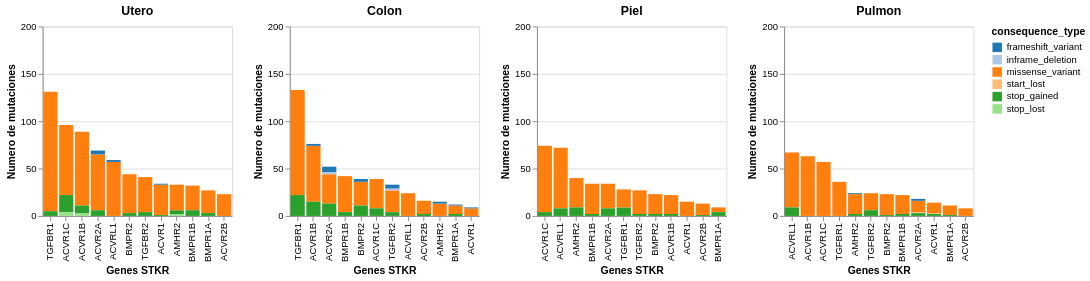

This figure's notebook cell:
### Code cell
# Mostrar gráficos del Grupo 1
mostrar_graficos_grupo('Grupo 1')

### Figure 1 — Vega-Lite specification as saved in the notebook (floating-point values rounded to 4 significant figures; data arrays with more than 128 entries replaced by an {"elided": "..."} marker saying what was removed)
{"config": {"view": {"continuousWidth": 300, "continuousHeight": 300}}, "hconcat": [{"data": {"name": "data-537a5d634930a39fc1b8558572671de2"}, "mark": {"type": "bar"}, "encoding": {"color": {"field": "consequence_type", "scale": {"scheme": "category20"}, "type": "nominal"}, "x": {"field": "TK_Name", "sort": "-y", "title": "Genes STKR", "type": "nominal"}, "y": {"aggregate": "count", "field": "aa_mutation", "scale": {"domain": [0, 200]}, "title": "Numero de mutaciones", "type": "quantitative"}}, "height": 200, "title": "Utero", "width": 200}, {"data": {"name": "data-942490a0ed360cab83789b8d5d1a9a8f"}, "mark": {"type": "bar"}, "encoding": {"color": {"field": "consequence_type", "scale": {"scheme": "category20"}, "type": "nominal"}, "x": {"field": "TK_Name", "sort": "-y", "title": "Genes STKR", "type": "nominal"}, "y": {"aggregate": "count", "field": "aa_mutation", "scale": {"domain": [0, 200]}, "title": "Numero de mutaciones", "type": "quantitative"}}, "height": 200, "title": "Colon", "width": 200}, {"data": {"name": "data-5e6102ba10f9431727d57f2198397135"}, "mark": {"type": "bar"}, "encoding": {"color": {"field": "consequence_type", "scale": {"scheme": "category20"}, "type": "nominal"}, "x": {"field": "TK_Name", "sort": "-y", "title": "Genes STKR", "type": "nominal"}, "y": {"aggregate": "count", "field": "aa_mutation", "scale": {"domain": [0, 200]}, "title": "Numero de mutaciones", "type": "quantitative"}}, "height": 200, "title": "Piel", "width": 200}, {"data": {"name": "data-9a7d7a80f7bdaac42d5bc9eb35389a53"}, "mark": {"type": "bar"}, "encoding": {"color": {"field": "consequence_type", "scale": {"scheme": "category20"}, "type": "nominal"}, "x": {"field": "TK_Name", "sort": "-y", "title": "Genes STKR", "type": "nominal"}, "y": {"aggregate": "count", "field": "aa_mutation", "scale": {"domain": [0, 200]}, "title": "Numero de mutaciones", "type": "quantitative"}}, "height": 200, "title": "Pulmon", "width": 200}], "$schema": "https://vega.github.io/schema/vega-lite/v5.8.0.json", "datasets": {"data-537a5d634930a39fc1b8558572671de2": {"elided": "678 records"}, "data-942490a0ed360cab83789b8d5d1a9a8f": {"elided": "490 records"}, "data-5e6102ba10f9431727d57f2198397135": {"elided": "391 records"}, "data-9a7d7a80f7bdaac42d5bc9eb35389a53": {"elided": "367 records"}}}
